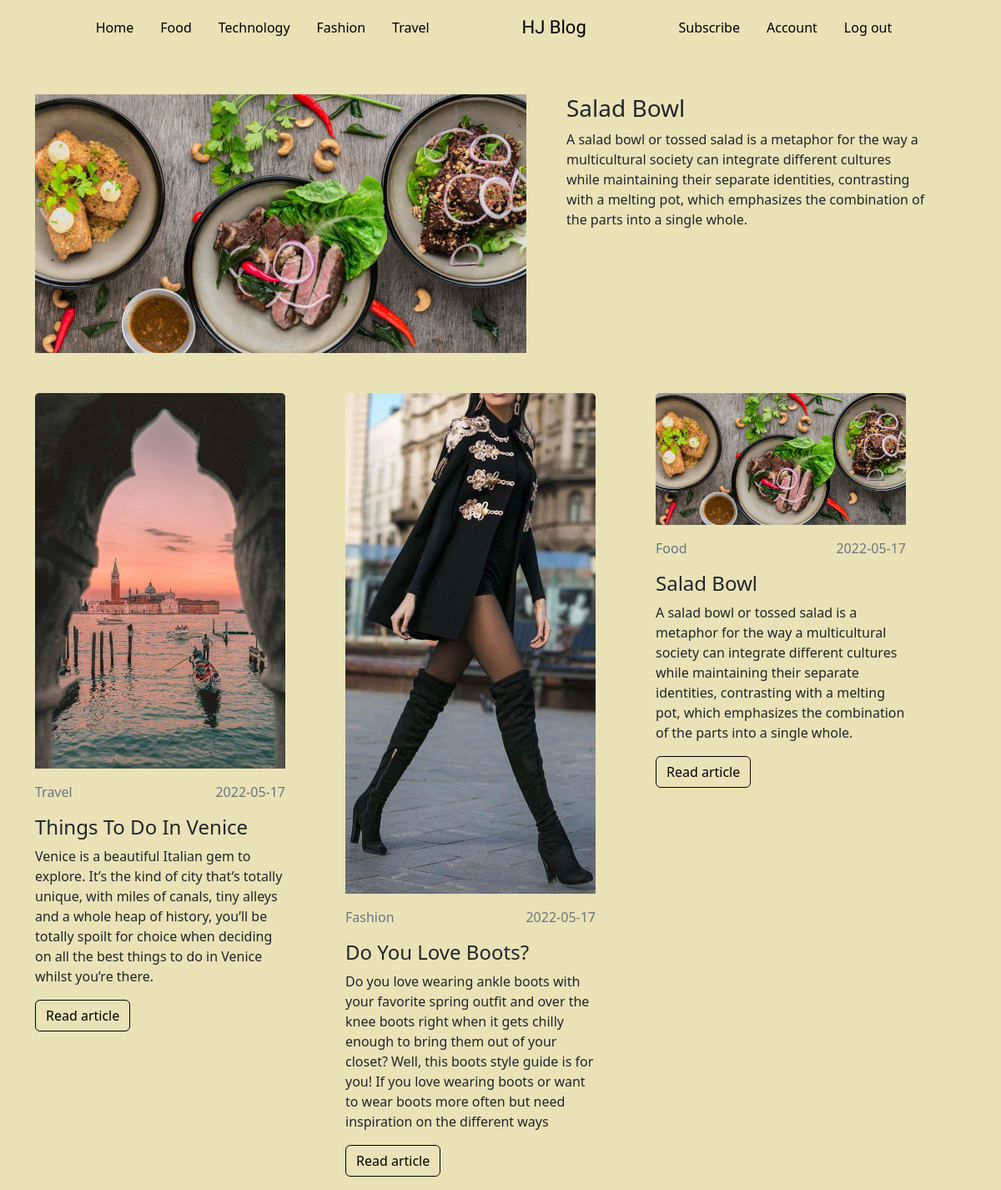
The page / on the database its author committed.
### app/models.py (models this page shows, shortened)
class Posts(db.Model):
  id=db.Column(db.Integer,primary_key=True)
  title=db.Column(db.String,nullable=False)
  description=db.Column(db.String,nullable=False)
  content=db.Column(db.String,nullable=False)
  blog_image=db.Column(db.String,nullable=False,)
  category= db.Column(db.String,nullable=False)
  comments= db.Column(db.String, default='')
  date_created = db.Column(db.DateTime, nullable=False, default=datetime.utcnow)
  user_id = db.Column(db.Integer, db.ForeignKey('user.id'), nullable=False)

### app/main/routes.py (the view)
@main.route('/')
def home():
    posts = Posts.query.order_by(desc(Posts.date_created)).limit(3).all()
    headline=Posts.query.filter_by(id=1).first()
    for post in posts:
        image_file= url_for('static',filename='posts/'+post.blog_image)
        post.blog_image= image_file
    headline_image= headline.blog_image
    return render_template('index.html',posts=posts,headline_image=headline_image,headline=headline)

### app/templates/index.html
{% extends 'layout.html' %}
{% block body %}
<div class="container">
  <div class="headline d-flex my-5">
    <img src="{{headline_image}}" alt="">
    <div>
      <p class="h3 mx-5">{{headline.title}}</p>
      <p class="mx-5">{{headline.description}}</p>
    </div>
  </div>
  <div class="row"> <div class="row">
    {% for post in posts %}
    <div class="col-md-4">
      <div class="card mx card-border" style="width:300px">
        <img class="card-img-top" src="{{post.blog_image}}" alt="Card image" style="width:100%">
        <div class="card-body mx-0 px-0">
          <div class="d-flex justify-content-between">
            <p class="text-muted">{{post.category}}</p>
            <p class="text-muted">{{post.date_created.strftime('%Y-%m-%d')}}</p>
          </div>
          <h4 class="card-title mx-0 px-0">{{post.title}}</h4>
          <p class="card-text">{{post.description}}</p>
          <a href="{{url_for('posts.reads',postid=post.id)}}" class="btn btn-primary homebtn">Read article</a>
        </div>
      </div>
    </div>
    {% endfor %}
  </div>
  </div>
</div>
{% endblock %}>

### app/templates/layout.html (shortened to what this page needs)
<!DOCTYPE html>
<html lang="en">
<head>
  <link href="https://cdn.jsdelivr.net/npm/bootstrap@5.2.0-beta1/dist/css/bootstrap.min.css" rel="stylesheet"
>
  <link rel="stylesheet" href="{{url_for('static',filename='main.css')}}">
</head>
<body>
    {% if request.url_rule.endpoint!='register' %}
      {% block navbar %}
      {% include 'nav.html' %}
      {% endblock %}
    {% endif %}
    {% block body %}
    {% endblock %}
</body>
</html>

### app/templates/nav.html (shortened to what this page needs)
<nav class="navbar navbar-expand-lg">
  <div class="container-fluid">
      <div class="collapse navbar-collapse" id="navbarSupportedContent">
          <ul class="navbar-nav me-auto mb-2 mb-lg-0 mx-auto">
              <li class="nav-item mx-2">
                  <a class="nav-link active  text-black" aria-current="page" href="/">Home</a>
              </li>
              <li class="nav-item mx-2">
                  <a class="nav-link text-black" href="{{url_for('posts.categories',category='Food')}}">Food</a>
              </li>
              <li class="nav-item mx-2">
                  <a class="nav-link text-black" href="{{url_for('posts.categories',category='Technology')}}">Technology</a>
              </li>
              <li class="nav-item mx-2">
                <a class="nav-link text-black" href="{{url_for('posts.categories',category='Fashion')}}">Fashion</a>
            </li>
            <li class="nav-item mx-2">
                <a class="nav-link text-black" href="{{url_for('posts.categories',category='Travel')}}">Travel</a>
            </li>
          </ul>
          <ul class="navbar-nav">
              <li class="nav-item list-unstyled ">
                  <a class="nav-link text-black brand">HJ Blog</a>
              </li>
          </ul>
          <ul class="navbar-nav me-auto mb-2 mb-lg-0 mx-auto ">
              <li class="nav-item mx-2">
                  <a class="nav-link text-black" href="./pages/kisumu.html">Subscribe</a>
              </li>
              <li class="nav-item mx-2">
                  <a class="nav-link text-black" href="./pages/booking.html">Account</a>
              </li>
              <li class="nav-item mx-2">
                <a class="nav-link text-black" href="{{url_for('users.logout')}}">Log out</a>
            </li>
          </ul>
      </div>
  </div>
</nav>

### app/static/main.css (style rules this page uses)
* { margin: 0; padding: 0; box-sizing: border-box; }
body { background-color:#EAE2B7 ; }
.card { background-color: transparent; }
.homebtn { background-color: transparent; border-color: #000000; color:#000000 }
.card-border { border: none !important; }
.brand { font-family: 'Sacramento'; font-size:22px }

### rows shown on the page
Posts: blog_image (picture), title "Salad Bowl", description "A salad bowl or tossed salad is a metaphor for the way a multicultural society can integrate different cultures while maintaining their separate identities, contrasting with a melting pot, which emphasizes the combination of the parts into a single whole.", category "Food", date_created "2022-05-17"
Posts: blog_image (picture), category "Travel", date_created "2022-05-17", title "Things To Do In Venice", description "Venice is a beautiful Italian gem to explore. It’s the kind of city that’s totally unique, with miles of canals, tiny alleys and a whole heap of history, you’ll be totally spoilt for choice when deciding on all the best things to do in Venice whilst you’re there."
Posts: blog_image (picture), category "Fashion", date_created "2022-05-17", title "Do You Love Boots?", description "Do you love wearing ankle boots with your favorite spring outfit and over the knee boots right when it gets chilly enough to bring them out of your closet? Well, this boots style guide is for you! If you love wearing boots or want to wear boots more often but need inspiration on the different ways"
